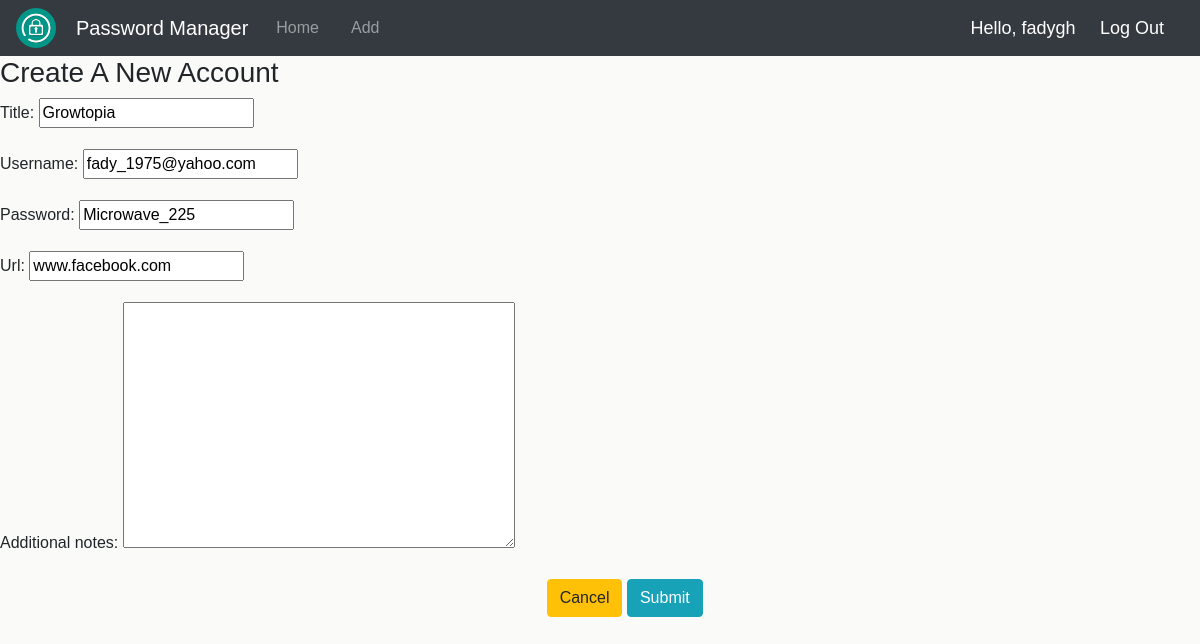
The app's page /update/3/ (signed in) with its own data.
### passmjrapp/models.py (models this page shows, shortened)
class PasswordAccount(models.Model):
    title = models.CharField(max_length=45, blank=True, default=None, null=True)
    username = models.CharField(max_length=45, blank=True, null=True)
    password = models.CharField(max_length=45, blank=True, null=True)
    url = models.CharField(max_length=100, blank=True, null=True)
    additional_notes = models.TextField(blank=True,default=None, null=True)
    creation_date = models.DateTimeField(auto_now_add=True, blank=True, null=True)
    last_modified = models.DateTimeField(auto_now_add=True, blank=True, null=True)
    user = models.ForeignKey(User,default=None, on_delete=models.CASCADE)

### passmjrapp/views.py (the view)
# urls.py: path('update/<str:pk>/', views.update, name='update'),
@login_required(login_url='login')
def update(request, pk):
    data = PasswordAccount.objects.get(id=pk)
    form = UpdatePassForm(instance=data)
    if request.method == 'POST':
        form = UpdatePassForm(request.POST, instance=data)
        if form.is_valid():
            form.save()
            return redirect('/')
    context = {'form': form}
    return render(request, 'update.html', context)

### passmjrapp/forms.py
class UpdatePassForm(ModelForm):
    class Meta:
        model = PasswordAccount
        fields = ['title',
                  'username',
                  'password',
                  'url',
                  'additional_notes']

### passmjrapp/templates/update.html (shortened to what this page needs)
{% extends 'base.html' %}
 {% block content %}
<div class="row">
    <div class="col-lg-8 col-lg-offset-2">
        <div class="panel panel-default">
            <div class="panel-heading">
                <h3 class="panel-title">Create A New Account</h3>
            </div>
            <form method="POST">
                <div class="panel-body">
                    <div class="row">
                        <div class="col-lg-12">
                            <div class="form-group">
                                {{form.as_p}}
                            </div>
                        </div>
                    </div>
                    <div class="row">
                        <div class="col-lg-4">
                            <a class="btn btn-warning" href="{% url 'home' %}">Cancel</a>
                            <button type="submit" class="btn btn-info">Submit</button>
                        </div>
                    </div>
                </div>
            </form>
        </div>
    </div>
</div>
 {% endblock %}

### passmjrapp/templates/navbar.html (shortened to what this page needs)
{% load static %}
{% include "head_css.html" %}
<nav class="navbar navbar-expand-lg navbar-dark bg-dark">
<a href="{% url 'home' %}">
<img  width="40px"src="{% static 'passmjrapp/images/logo.png' %}" alt="">
</a>
  <a class="navbar-brand brand" href="{% url 'home' %}">Password Manager</a>
  <div class="collapse navbar-collapse" id="navbarSupportedContent">
    <ul class="navbar-nav mr-auto">
      <li
          {% if '/' == request.path %}
            class="nav-item active mr-3"
            {% else %}
            class="nav-item mr-3"
            {% endif %}
          >
        <a class="nav-link" href="{% url 'home' %}">Home <span class="sr-only">(current)</span></a>
      </li>
      <li
          {% if 'create' in request.path %}
            class="nav-item active mr-3"
            {% else %}
            class="nav-item mr-3"
            {% endif %}
          >
        <a class="nav-link" href="{% url 'create' %}">Add</a>
      </li>
    </ul>
  </div>
  <div>
    <span class="hello-msg">Hello, {{request.user}}</span>
    <span><a class="hello-msg" href="{% url 'logout' %}">Log Out</a></span>
  </div>
</nav>

### passmjrapp/static/passmjrapp/css/styles.css (style rules this page uses)
body { margin: 0; padding: 0; justify-content: center; align-items: center; height: 100vh; font-family: sans-serif; background-color: #fafbf8; }
.hello-msg { font-size: 18px; color: #ffffff; margin-right: 20px; }
.brand { margin-right: 20px; margin-left: 20px; }

### records on screen
PasswordAccount: title "Growtopia", username "fady_1975@yahoo.com", password "Microwave_225", url "www.facebook.com"

### other values on screen
{{ request.user }} "fadygh"
